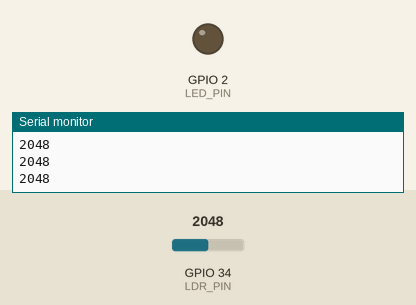
Recording of a sketch running on a simulated ESP32. Parts: output pins drawn as LEDs (lit = HIGH), the last lines printed to the serial monitor. The test bench sets the inputs (shaded band); at power-on: GPIO 34 (LDR_PIN) = 2048.

Above: at 1.2 s.
1.3 s: GPIO 34 (LDR_PIN) set to 549
2.8 s: GPIO 34 (LDR_PIN) set to 455
At 3.1 s:
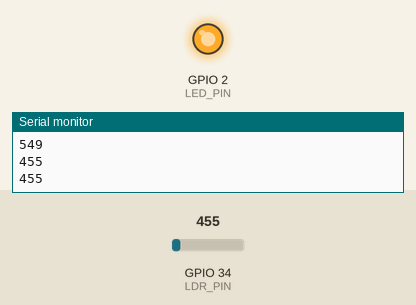
4.3 s: GPIO 34 (LDR_PIN) set to 540
At 5.6 s:
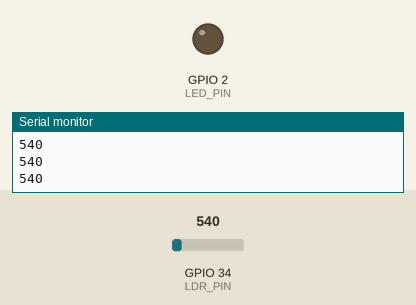
5.9 s: GPIO 34 (LDR_PIN) set to 491
At 6.8 s:
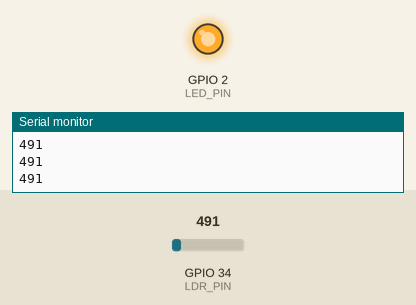
Timing chart, 0 to 8.5 s (numbered marks = the images above; inputs shaded):
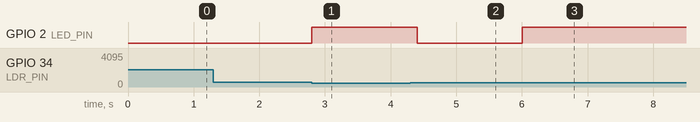

Measured:
- the behaviour switches between 500 and 499 on GPIO 34 (LDR_PIN) (found by bisection; images 0 and 1)
- after the input at 2.8 s, GPIO 2 (LED_PIN): LOW → HIGH at once
- after the input at 4.3 s, GPIO 2 (LED_PIN): HIGH → LOW after 0.10 s
- after the input at 5.9 s, GPIO 2 (LED_PIN): LOW → HIGH after 0.11 s

The sketch:

week03_main.ino
```cpp
const int LDR_PIN = 34;
const int LED_PIN = 2;
const int THRESHOLD = 500;

void setup() {
  Serial.begin(115200);
  pinMode(LED_PIN, OUTPUT);
}

void loop() {
  int lightValue = analogRead(LDR_PIN);
  Serial.println(lightValue);
  digitalWrite(LED_PIN, lightValue < THRESHOLD ? HIGH : LOW);
  delay(200);
}
```
